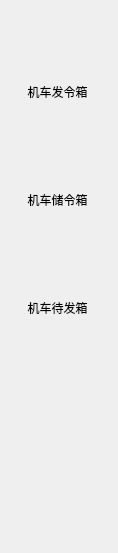
       <widget class="QWidget" name="page_3">
        <property name="geometry">
         <rect>
          <x>0</x>
          <y>0</y>
          <width>118</width>
          <height>553</height>
         </rect>
        </property>
        <attribute name="label">
         <string>机车</string>
        </attribute>
        <layout class="QVBoxLayout" name="verticalLayout_18">
         <property name="spacing">
          <number>12</number>
         </property>
         <property name="leftMargin">
          <number>18</number>
         </property>
         <property name="topMargin">
          <number>12</number>
         </property>
         <property name="rightMargin">
          <number>18</number>
         </property>
         <property name="bottomMargin">
          <number>12</number>
         </property>
         <item>
          <widget class="QWidget" name="Locomotivesend" native="true">
           <property name="minimumSize">
            <size>
             <width>79</width>
             <height>96</height>
            </size>
           </property>
           <property name="maximumSize">
            <size>
             <width>64</width>
             <height>96</height>
            </size>
           </property>
           <layout class="QVBoxLayout" name="verticalLayout_7">
            <property name="spacing">
             <number>0</number>
            </property>
            <property name="leftMargin">
             <number>0</number>
            </property>
            <property name="topMargin">
             <number>0</number>
            </property>
            <property name="rightMargin">
             <number>0</number>
            </property>
            <property name="bottomMargin">
             <number>0</number>
            </property>
            <item>
             <widget class="QLabel" name="label_13">
              <property name="minimumSize">
               <size>
                <width>75</width>
                <height>64</height>
               </size>
              </property>
              <property name="maximumSize">
               <size>
                <width>64</width>
                <height>64</height>
               </size>
              </property>
              <property name="styleSheet">
               <string notr="true">image: url(:/CTCProject/icon/inbox.png);</string>
              </property>
              <property name="text">
               <string/>
              </property>
             </widget>
            </item>
            <item>
             <widget class="QLabel" name="label_14">
              <property name="text">
               <string>机车发令箱</string>
              </property>
              <property name="alignment">
               <set>Qt::AlignCenter</set>
              </property>
             </widget>
            </item>
           </layout>
          </widget>
         </item>
         <item>
          <widget class="QWidget" name="Locomotivestorage" native="true">
           <property name="minimumSize">
            <size>
             <width>79</width>
             <height>96</height>
            </size>
           </property>
           <property name="maximumSize">
            <size>
             <width>64</width>
             <height>96</height>
            </size>
           </property>
           <layout class="QVBoxLayout" name="verticalLayout_10">
            <property name="spacing">
             <number>0</number>
            </property>
            <property name="leftMargin">
             <number>0</number>
            </property>
            <property name="topMargin">
             <number>0</number>
            </property>
            <property name="rightMargin">
             <number>0</number>
            </property>
            <property name="bottomMargin">
             <number>0</number>
            </property>
            <item>
             <widget class="QLabel" name="label_15">
              <property name="minimumSize">
               <size>
                <width>77</width>
                <height>64</height>
               </size>
              </property>
              <property name="maximumSize">
               <size>
                <width>64</width>
                <height>64</height>
               </size>
              </property>
              <property name="styleSheet">
               <string notr="true">image: url(:/CTCProject/icon/inbox.png);</string>
              </property>
              <property name="text">
               <string/>
              </property>
             </widget>
            </item>
            <item>
             <widget class="QLabel" name="label_16">
              <property name="text">
               <string>机车储令箱</string>
              </property>
              <property name="alignment">
               <set>Qt::AlignCenter</set>
              </property>
             </widget>
            </item>
           </layout>
          </widget>
         </item>
         <item>
          <widget class="QWidget" name="Locomotivetobesend" native="true">
           <property name="minimumSize">
            <size>
             <width>79</width>
             <height>96</height>
            </size>
           </property>
           <property name="maximumSize">
            <size>
             <width>64</width>
             <height>96</height>
            </size>
           </property>
           <layout class="QVBoxLayout" name="verticalLayout_17">
            <property name="spacing">
             <number>0</number>
            </property>
            <property name="leftMargin">
             <number>0</number>
            </property>
            <property name="topMargin">
             <number>0</number>
            </property>
            <property name="rightMargin">
             <number>0</number>
            </property>
            <property name="bottomMargin">
             <number>0</number>
            </property>
            <item>
             <widget class="QLabel" name="label_17">
              <property name="minimumSize">
               <size>
                <width>80</width>
                <height>64</height>
               </size>
              </property>
              <property name="maximumSize">
               <size>
                <width>64</width>
                <height>64</height>
               </size>
              </property>
              <property name="styleSheet">
               <string notr="true">image: url(:/CTCProject/icon/inbox.png);</string>
              </property>
              <property name="text">
               <string/>
              </property>
             </widget>
            </item>
            <item>
             <widget class="QLabel" name="label_18">
              <property name="text">
               <string>机车待发箱</string>
              </property>
              <property name="alignment">
               <set>Qt::AlignCenter</set>
              </property>
             </widget>
            </item>
           </layout>
          </widget>
         </item>
         <item>
          <spacer name="verticalSpacer_3">
           <property name="orientation">
            <enum>Qt::Vertical</enum>
           </property>
           <property name="sizeHint" stdset="0">
            <size>
             <width>20</width>
             <height>202</height>
            </size>
           </property>
          </spacer>
         </item>
        </layout>
       </widget>
